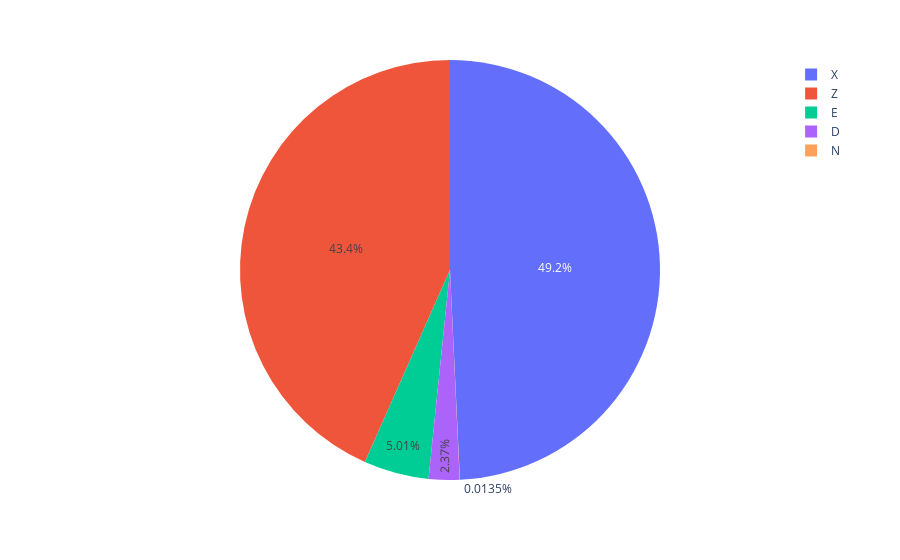

Notebook code for this chart:
### Code cell
# Pie chart
fig = px.pie(df, names='Fuel Type')
fig.show()

### Figure 1 — Plotly figure (JSON) as saved in the notebook; plotly's stock layout.template omitted (floating-point values rounded to 4 significant figures; data arrays with more than 128 entries replaced by an {"elided": "..."} marker saying what was removed)
{"data": [{"domain": {"x": [0, 1], "y": [0, 1]}, "hovertemplate": "Fuel Type=%{label}<extra></extra>", "labels": {"elided": "7385 str values"}, "legendgroup": "", "name": "", "showlegend": true, "type": "pie"}], "layout": {"legend": {"tracegroupgap": 0}, "margin": {"t": 60}}}
